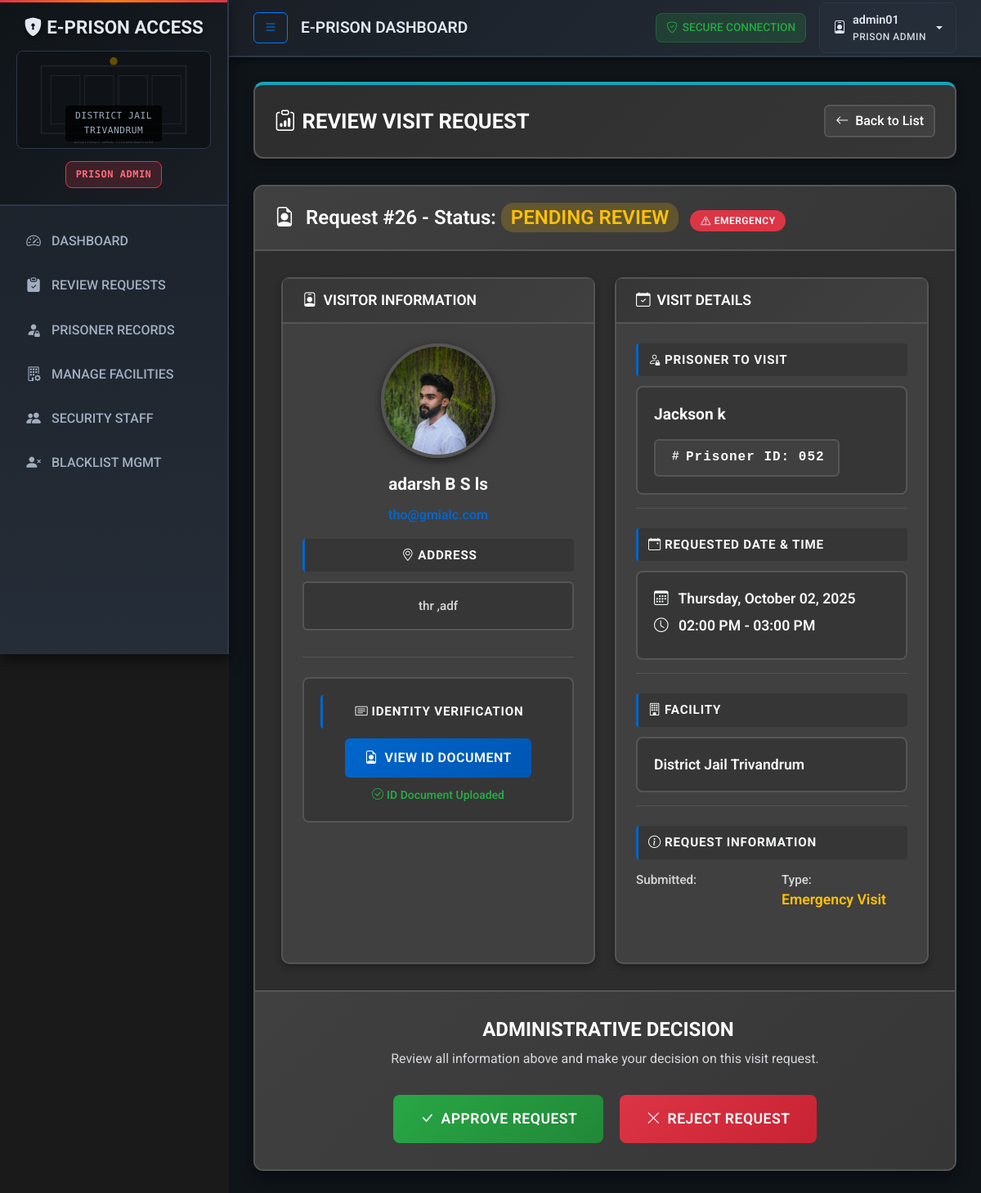
/visitor-management/review/26/ (signed in), run on an earlier commit of the app's database.
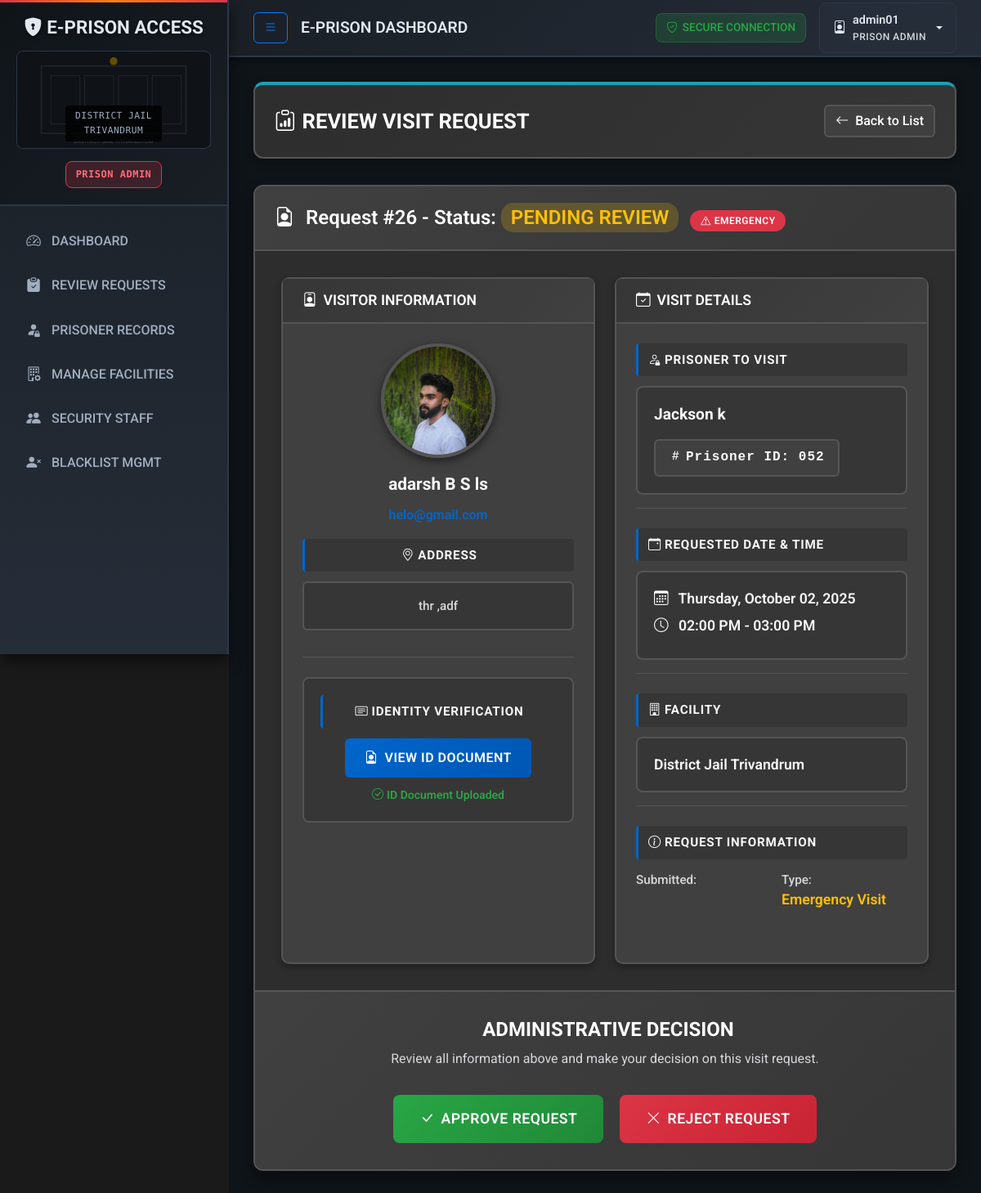
And on a later commit of the database.
### visitor_management/models.py (models this page shows, shortened)
class Visit(models.Model):
    STATUS_CHOICES = [
        ('PENDING', 'Pending'),
        ('APPROVED', 'Approved'),
        ('REJECTED', 'Rejected'),
        ('COMPLETED', 'Completed'),
        ('CANCELLED', 'Cancelled'),
    ]
    VISIT_TYPE_CHOICES = [
        ('REGULAR', 'Regular Visit'),
        ('EMERGENCY', 'Emergency Visit'),
    ]
    visitor = models.ForeignKey(User, on_delete=models.CASCADE, related_name='visits')
    prisoner = models.ForeignKey(Prisoner, on_delete=models.CASCADE, related_name='visits')
    visit_date = models.DateField()
    visit_time_slot = models.CharField(max_length=50)
    status = models.CharField(max_length=20, choices=STATUS_CHOICES, default='PENDING')
    visit_type = models.CharField(max_length=10, choices=VISIT_TYPE_CHOICES, default='REGULAR')
    qr_code = models.ImageField(upload_to='visit_qrcodes/', blank=True, null=True)
    check_in_time = models.DateTimeField(blank=True, null=True)
    check_out_time = models.DateTimeField(blank=True, null=True)

### accounts/models.py (models this page shows, shortened)
class User(AbstractUser):
    ROLE_CHOICES = [
        ("family", "Family Visitor"),
        ("visitor", "Other Visitor"),
        ("security", "Gate Security"),
        ("admin", "Prison Admin"),
    ]
    RELATIONSHIP_CHOICES = [
        ("father", "Father"),
        ("mother", "Mother"),
        ("spouse", "Spouse/Husband/Wife"),
        ("son", "Son"),
        ("daughter", "Daughter"),
        ("brother", "Brother"),
        ("sister", "Sister"),
    ]
    role = models.CharField(max_length=20, choices=ROLE_CHOICES, default="visitor")
    profile_photo = models.ImageField(upload_to="profile_photos/", blank=True, null=True)
    is_family_member = models.BooleanField(default=False)
    jail = models.ForeignKey(Jail, on_delete=models.SET_NULL, null=True, blank=True)
    full_name = models.CharField(max_length=100, blank=True, null=True)
    address = models.TextField(blank=True, null=True)
    id_proof = models.ImageField(upload_to="id_proofs/", blank=True, null=True)
    aadhar_number = models.CharField(
        max_length=12,
        unique=True,
        blank=True,
        null=True,
        help_text="12-digit Aadhar number (only accepted ID proof)",
        verbose_name="Aadhar Card Number"
    )
    phone_number = models.CharField(
        max_length=15,
        blank=True,
        null=True,
        help_text="10-digit Indian mobile number"
    )
    related_prisoner = models.ForeignKey(
        Prisoner,
        on_delete=models.SET_NULL,
        null=True,
        blank=True,
        related_name='family_members',
        help_text="Select the prisoner you are related to",
        verbose_name="Related Prisoner"
    )
    relationship_to_prisoner = models.CharField(
        max_length=20,
        choices=RELATIONSHIP_CHOICES,
        blank=True,
        null=True,
        help_text="Your relationship to the prisoner",
        verbose_name="Relationship to Prisoner"
    )
    primary_family_member = models.ForeignKey(
        'self',
        on_delete=models.SET_NULL,
        null=True,
        blank=True,
        related_name='family_members',
        help_text="Primary family member who can authorize emergency visits"
    )
    relationship_to_primary = models.CharField(
        max_length=20,
        choices=RELATIONSHIP_CHOICES,
        blank=True,
        null=True,
        help_text="Your relationship to the primary family member"
    )
    can_authorize_emergency_visits = models.BooleanField(
        default=False,
        help_text="Can this user authorize emergency visits for family members"
    )

### prison_core/models.py (models this page shows, shortened)
class Prisoner(models.Model):
    jail = models.ForeignKey(Jail, on_delete=models.CASCADE, related_name="prisoners")
    first_name = models.CharField(max_length=100)
    last_name = models.CharField(max_length=100)
    prisoner_id = models.CharField(max_length=20, unique=True)
    date_of_birth = models.DateField()
    photo = models.ImageField(upload_to='prisoner_photos/', blank=True, null=True)

class Jail(models.Model):
    name = models.CharField(max_length=200, unique=True)
    location = models.CharField(max_length=200)

### accounts/decorators.py (the view)
    def wrap(request, *args, **kwargs):
        if request.user.is_authenticated and request.user.role == 'admin':
            return function(request, *args, **kwargs)
        else:
            messages.error(request, "You do not have permission to access this page.")
            return redirect('staff_login')

### visitor_management/views.py (called while the page is built)
@login_required
@admin_required
def visit_detail_review(request, visit_id):
    visit = get_object_or_404(Visit, id=visit_id, prisoner__jail=request.user.jail)
    return render(request, 'visitor_management/visit_detail_review.html', {'visit': visit})

### visitor_management/templates/visitor_management/visit_detail_review.html (shortened to what the changed rows need)
{% extends "base.html" %}
{% block content %}
<div class="page-header">
    <div class="d-flex justify-content-between align-items-center flex-wrap">
        <h2><i class="bi bi-clipboard-data me-2"></i>REVIEW VISIT REQUEST</h2>
    </div>
</div>
<div class="card review-card">
    <div class="card-header">
        <h4>
            <i class="bi bi-file-earmark-person me-2"></i>
            Request #{{ visit.id }} - Status: <span class="status-pending">PENDING REVIEW</span>
            {% if visit.visit_type == 'EMERGENCY' %}
                <span class="emergency-badge ms-2">
                </span>
            {% endif %}
        </h4>
    </div>
    <div class="card-body">
        <div class="row g-4">
            <div class="col-lg-6">
                <div class="card detail-card">
                    <div class="card-body text-center">
                        {% if visit.visitor.profile_photo %}
                            <img src="{{ visit.visitor.profile_photo.url }}"
                                 class="visitor-photo"
                                 alt="Visitor Photo"
                                 onclick="openImageModal(this.src)">
                        {% else %}
                            <div class="visitor-placeholder">
                                <i class="bi bi-person-circle"></i>
                            </div>
                        {% endif %}
                        <div class="visitor-name">{{ visit.visitor.full_name|default:visit.visitor.username }}</div>
                        <div class="visitor-email">{{ visit.visitor.email }}</div>
                        <div class="detail-section">
                            <div class="detail-label">
                                <i class="bi bi-geo-alt me-1"></i>Address
                            </div>
                            <div class="visitor-address">{{ visit.visitor.address }}</div>
                        </div>
                        <div class="id-proof-section">
                            <div class="detail-label">
                            </div>
                            {% if visit.visitor.id_proof %}
                                <a href="{{ visit.visitor.id_proof.url }}"
                                   class="btn btn-view-id"
                                   target="_blank"
                                   onclick="trackIDView('{{ visit.id }}')">
                                </a>
                                <div class="mt-2">
                                </div>
                            {% else %}
                                <div class="no-id-proof">
                                    <i class="bi bi-exclamation-triangle me-2"></i>
                                    NO ID PROOF UPLOADED - HIGH RISK
                                </div>
                            {% endif %}
                        </div>
                    </div>
                </div>
            </div>
            <div class="col-lg-6">
                <div class="card detail-card">
                    <div class="card-body">
                        <div class="detail-section">
                            <div class="prisoner-info">
                                <div class="detail-value">
                                    {{ visit.prisoner.first_name }} {{ visit.prisoner.last_name }}
                                </div>
                                <div class="prisoner-id mt-2">
                                    <i class="bi bi-hash me-1"></i>Prisoner ID: {{ visit.prisoner.prisoner_id }}
                                </div>
                            </div>
                        </div>
                        <div class="detail-section">
                            <div class="visit-datetime">
                                <div class="detail-value">
                                    <i class="bi bi-calendar3 me-2"></i>
                                    {{ visit.visit_date|date:"l, F d, Y" }}
                                </div>
                                <div class="detail-value mt-2">
                                    <i class="bi bi-clock me-2"></i>
                                    {{ visit.visit_time_slot }}
                                </div>
                            </div>
                        </div>
                        <div class="detail-section">
                            <div class="facility-info">
                                <div class="detail-value">
                                    {{ visit.prisoner.jail.name }}
                                </div>
                            </div>
                        </div>
                    </div>
                </div>
            </div>
        </div>
    </div>
</div>
{% endblock %}

What changed in the data, as far as the page shows it:
changed Visit "02:00 PM - 03:00 PM": visitor.email "tho@gmialc.com" → "helo@gmail.com"
